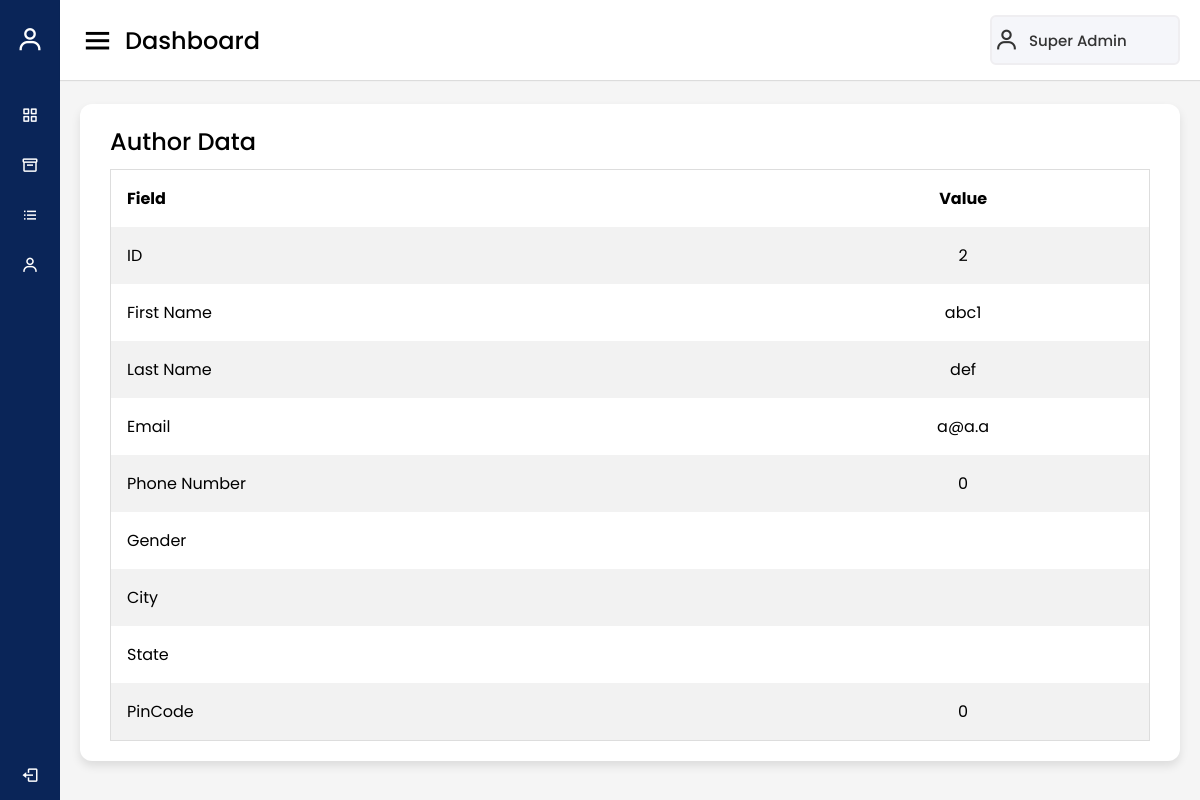
The page /Admin/author_view.php?id=2 (signed in) on the database its author committed.
### tables this page shows
CREATE TABLE `admin_data` (
  `admin_id` int(11) NOT NULL,
  `admin_first_name` varchar(20) NOT NULL,
  `admin_last_name` varchar(20) NOT NULL,
  `admin_email` varchar(100) NOT NULL,
  `admin_password` varchar(20) NOT NULL
);

CREATE TABLE `author_data` (
  `author_id` int(11) NOT NULL,
  `author_first_name` varchar(20) NOT NULL,
  `author_last_name` varchar(20) NOT NULL,
  `author_email` varchar(100) NOT NULL,
  `author_phone_no` bigint(11) NOT NULL,
  `author_password` varchar(20) NOT NULL,
  `author_gender` varchar(10) NOT NULL,
  `author_city` varchar(20) NOT NULL,
  `author_state` varchar(20) NOT NULL,
  `author_pincode` int(11) NOT NULL,
  `author_photo` text NOT NULL,
  `author_verified` int(1) NOT NULL
);

### Admin/author_view.php (the view, shortened to what this page needs)
<!DOCTYPE html>
<html lang="en" dir="ltr">
<head>
    <link rel="stylesheet" href="./style.css">
    <link href='https://unpkg.com/boxicons@2.0.7/css/boxicons.min.css' rel='stylesheet'>
</head>
<?php
include "../database/connect.php";
$id = $_SESSION['ad_id'];
$aid = $_GET['id'];
$que1 = mysqli_query($con, "SELECT * FROM admin_data WHERE admin_id=$id");
$arr1 = mysqli_fetch_array($que1);
$que2 = mysqli_query($con, "SELECT * FROM author_data WHERE author_id=$aid");
$arr2 = mysqli_fetch_array($que2);
?>
<body>
    <div class="sidebar">
        <div class="logo-details">
            <i class='bx bx-user bx-flashing'></i>
            <span class="logo_name">Admin Pannel</span>
        </div>
        <ul class="nav-links">
            <li>
                <a href="./index.php">
                    <i class='bx bx-grid-alt'></i>
                    <span class="links_name">Dashboard</span>
                </a>
            </li>
            <li>
        <a href="./book_review.php">
          <i class='bx bx-box'></i>
          <span class="links_name">Book</span>
        </a>
      </li>
            <li>
                <a href="./author.php">
                    <i class='bx bx-list-ul'></i>
                    <span class="links_name">Author list</span>
                </a>
            </li>
            <li>
                <a href="./profile.php">
                    <i class='bx bx-user'></i>
                    <span class="links_name">Profile</span>
                </a>
            </li>
            <li class="log_out">
                <a href="../logout.php">
                    <i class='bx bx-log-out'></i>
                    <span class="links_name">Log out</span>
                </a>
            </li>
        </ul>
    </div>
    <section class="home-section">
        <nav>
            <div class="sidebar-button">
                <i class='bx bx-menu sidebarBtn'></i>
                <span class="dashboard">Dashboard</span>
            </div>
            <div class="profile-details">
                <i class='bx bx-user'></i>
                <a href="./profile.php"><span class="admin_name"><?php echo $arr1['admin_first_name'], " ", $arr1['admin_last_name'];  ?></span></a>
            </div>
        </nav>
        <div class="home-content">
            <div class="sales-boxes">
                <div class="recent-sales box">
                    <div class="title">Author Data</div>
                    <div class="sales-details">
                        <table>
                            <tr>
                                <th>Field</th>
                                <th>Value</th>
                            </tr>
                            <tr>
                                <td>ID</td>
                                <td><?php echo $arr2['author_id']; ?></td>
                            </tr>
                            <tr>
                                <td>First Name</td>
                                <td><?php echo $arr2['author_first_name']; ?></td>
                            </tr>
                            <tr>
                                <td>Last Name</td>
                                <td><?php echo $arr2['author_last_name']; ?></td>
                            </tr>
                            <tr>
                                <td>Email</td>
                                <td><?php echo $arr2['author_email']; ?></td>
                            </tr>
                            <tr>
                                <td>Phone Number</td>
                                <td><?php echo $arr2['author_phone_no']; ?></td>
                            </tr>
                            <tr>
                                <td>Gender</td>
                                <td><?php echo $arr2['author_gender']; ?></td>
                            </tr>
                            <tr>
                                <td>City</td>
                                <td><?php echo $arr2['author_city']; ?></td>
                            </tr>
                            <tr>
                                <td>State</td>
                                <td><?php echo $arr2['author_state']; ?></td>
                            </tr>
                            <tr>
                                <td>PinCode</td>
                                <td><?php echo $arr2['author_pincode']; ?></td>
                            </tr>
                        </table>
                    </div>
                </div>
            </div>
        </div>
    </section>
</body>
</html>

### Admin/style.css (style rules this page uses)
* { margin: 0; padding: 0; box-sizing: border-box; font-family: 'Poppins', sans-serif; text-decoration: none; }
.sidebar { position: fixed; height: 100%; width: 240px; background: #0A2558; transition: all 0.5s ease; }
.sidebar .logo-details { height: 80px; display: flex; align-items: center; }
.sidebar .logo-details i { font-size: 28px; font-weight: 500; color: #fff; min-width: 60px; text-align: center }
.sidebar .logo-details .logo_name { color: #fff; font-size: 24px; font-weight: 500; }
.sidebar .nav-links { margin-top: 10px; }
.sidebar .nav-links li { position: relative; list-style: none; height: 50px; }
.sidebar .nav-links li a { height: 100%; width: 100%; display: flex; align-items: center; text-decoration: none; transition: all 0.4s ease; }
.sidebar .nav-links li i { min-width: 60px; text-align: center; font-size: 18px; color: #fff; }
.sidebar .nav-links li a .links_name { color: #fff; font-size: 15px; font-weight: 400; white-space: nowrap; }
.sidebar .nav-links .log_out { position: absolute; bottom: 0; width: 100%; }
.home-section { position: relative; background: #f5f5f5; min-height: 100vh; width: calc(100% - 240px); left: 240px; transition: all 0.5s ease; }
.home-section nav { display: flex; justify-content: space-between; height: 80px; background: #fff; display: flex; align-items: center; position: fixed; width: calc(100% - 240px); left: 240px; z-index: 100; padding: 0 20px; box-shadow: 0 1px 1px rgba(0, 0, 0, 0.1); transition: all 0.5s ease; }
.home-section nav .sidebar-button { display: flex; align-items: center; font-size: 24px; font-weight: 500; }
nav .sidebar-button i { font-size: 35px; margin-right: 10px; }
.home-section nav .profile-details { display: flex; align-items: center; background: #F5F6FA; border: 2px solid #EFEEF1; border-radius: 6px; height: 50px; min-width: 190px; padding: 0 15px 0 2px; }
nav .profile-details .admin_name { font-size: 15px; font-weight: 500; color: #333; margin: 0 10px; white-space: nowrap; }
nav .profile-details i { font-size: 25px; color: #333; }
.home-section .home-content { position: relative; padding-top: 104px; }
.home-content .sales-boxes { display: flex; justify-content: space-between; }
.home-content .sales-boxes .recent-sales { width: 100%; background: #fff; padding: 20px 30px; margin: 0 20px; border-radius: 12px; box-shadow: 0 5px 10px rgba(0, 0, 0, 0.1); }
.home-content .sales-boxes .sales-details { display: flex; align-items: center; justify-content: space-between; }
.sales-boxes .box .title { font-size: 24px; font-weight: 500; margin-bottom: 10px; }
table { border-collapse: collapse; border-spacing: 0; width: 100%; border: 1px solid #ddd; }
th, td { text-align: center; padding: 16px; }
th:first-child, td:first-child { text-align: left; }
tr:nth-child(even) { background-color: #f2f2f2 }
a { text-decoration: none; }
@media (max-width: 1240px) { .sidebar { width: 60px; } }
@media (max-width: 1240px) { .home-section { width: calc(100% - 60px); left: 60px; } }
@media (max-width: 1240px) { .home-section nav { width: calc(100% - 60px); left: 60px; } }

### rows shown on the page
admin_data: admin_first_name "Super", admin_last_name "Admin"
author_data: author_id "2", author_first_name "abc1", author_last_name "def", author_email "a@a.a", author_phone_no "0", author_pincode "0"
